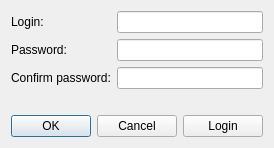
<?xml version="1.0" encoding="UTF-8"?>
<ui version="4.0">
 <class>registrationForm</class>
 <widget class="QWidget" name="registrationForm">
  <property name="geometry">
   <rect>
    <x>0</x>
    <y>0</y>
    <width>274</width>
    <height>148</height>
   </rect>
  </property>
  <property name="windowTitle">
   <string>Form</string>
  </property>
  <layout class="QVBoxLayout" name="verticalLayout">
   <item>
    <layout class="QFormLayout" name="formLayout">
     <item row="0" column="0">
      <widget class="QLabel" name="label">
       <property name="text">
        <string>Login:</string>
       </property>
      </widget>
     </item>
     <item row="0" column="1">
      <widget class="QLineEdit" name="loginEdit"/>
     </item>
     <item row="1" column="0">
      <widget class="QLabel" name="label_2">
       <property name="text">
        <string>Password:</string>
       </property>
      </widget>
     </item>
     <item row="1" column="1">
      <widget class="QLineEdit" name="passwordEdit">
       <property name="echoMode">
        <enum>QLineEdit::Password</enum>
       </property>
      </widget>
     </item>
     <item row="2" column="0">
      <widget class="QLabel" name="label_3">
       <property name="text">
        <string>Confirm password:</string>
       </property>
      </widget>
     </item>
     <item row="2" column="1">
      <widget class="QLineEdit" name="passwordConfirmEdit">
       <property name="echoMode">
        <enum>QLineEdit::Password</enum>
       </property>
      </widget>
     </item>
    </layout>
   </item>
   <item>
    <spacer name="verticalSpacer">
     <property name="orientation">
      <enum>Qt::Vertical</enum>
     </property>
     <property name="sizeHint" stdset="0">
      <size>
       <width>20</width>
       <height>40</height>
      </size>
     </property>
    </spacer>
   </item>
   <item>
    <layout class="QHBoxLayout" name="horizontalLayout">
     <item>
      <widget class="QDialogButtonBox" name="buttonBox">
       <property name="standardButtons">
        <set>QDialogButtonBox::Cancel|QDialogButtonBox::Ok</set>
       </property>
      </widget>
     </item>
     <item>
      <widget class="QPushButton" name="loginButton">
       <property name="text">
        <string>Login</string>
       </property>
      </widget>
     </item>
    </layout>
   </item>
  </layout>
 </widget>
 <resources/>
 <connections/>
</ui>
